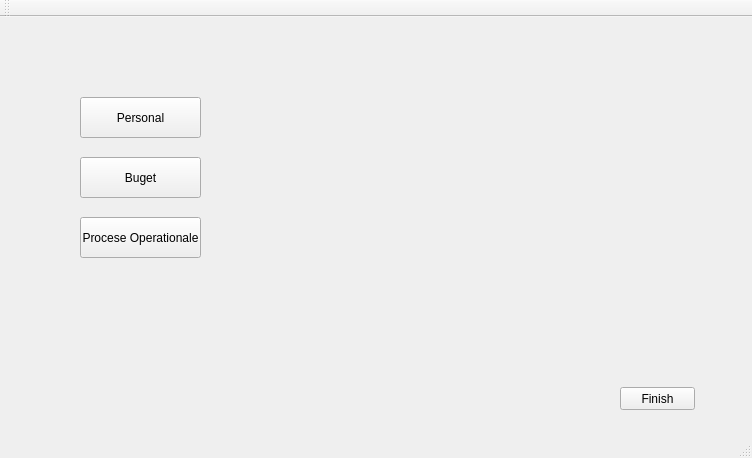
<?xml version="1.0" encoding="UTF-8"?>
<ui version="4.0">
 <class>formfeed</class>
 <widget class="QMainWindow" name="formfeed">
  <property name="geometry">
   <rect>
    <x>0</x>
    <y>0</y>
    <width>752</width>
    <height>458</height>
   </rect>
  </property>
  <property name="windowTitle">
   <string>formfeed</string>
  </property>
  <widget class="QWidget" name="centralWidget">
   <widget class="QPushButton" name="pushButton_2">
    <property name="geometry">
     <rect>
      <x>620</x>
      <y>370</y>
      <width>75</width>
      <height>23</height>
     </rect>
    </property>
    <property name="text">
     <string>Finish</string>
    </property>
   </widget>
   <widget class="QPushButton" name="pushButton_3">
    <property name="geometry">
     <rect>
      <x>80</x>
      <y>80</y>
      <width>121</width>
      <height>41</height>
     </rect>
    </property>
    <property name="text">
     <string>Personal</string>
    </property>
   </widget>
   <widget class="QPushButton" name="pushButton_4">
    <property name="geometry">
     <rect>
      <x>80</x>
      <y>140</y>
      <width>121</width>
      <height>41</height>
     </rect>
    </property>
    <property name="text">
     <string>Buget</string>
    </property>
   </widget>
   <widget class="QPushButton" name="pushButton">
    <property name="geometry">
     <rect>
      <x>80</x>
      <y>200</y>
      <width>121</width>
      <height>41</height>
     </rect>
    </property>
    <property name="text">
     <string>Procese Operationale</string>
    </property>
   </widget>
  </widget>
  <widget class="QMenuBar" name="menuBar">
   <property name="geometry">
    <rect>
     <x>0</x>
     <y>0</y>
     <width>752</width>
     <height>21</height>
    </rect>
   </property>
  </widget>
  <widget class="QToolBar" name="mainToolBar">
   <attribute name="toolBarArea">
    <enum>TopToolBarArea</enum>
   </attribute>
   <attribute name="toolBarBreak">
    <bool>false</bool>
   </attribute>
  </widget>
  <widget class="QStatusBar" name="statusBar"/>
 </widget>
 <layoutdefault spacing="6" margin="11"/>
 <resources/>
 <connections/>
</ui>
